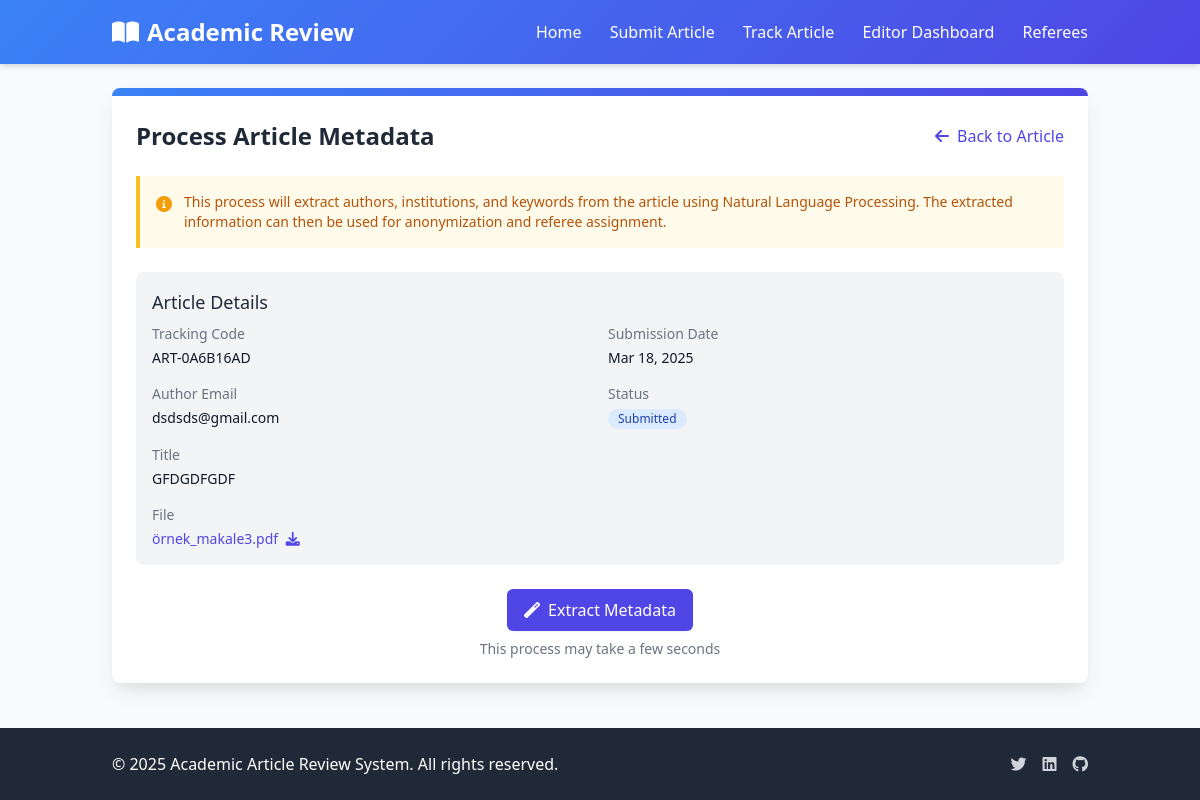
Page /editor/article/12/metadata/ on the committed database.
### articles/models.py (models this page shows, shortened)
class Article(models.Model):
    STATUS_CHOICES = (
        ('submitted', 'Submitted'),
        ('under_review', 'Under Review'),
        ('revision_required', 'Revision Required'),
        ('accepted', 'Accepted'),
        ('rejected', 'Rejected'),
    )
    title = models.CharField(max_length=255, null=True, blank=True)
    tracking_code = models.CharField(max_length=20, unique=True, editable=False)
    email = models.EmailField()
    file = models.FileField(upload_to='articles/')
    anonymized_file = models.FileField(upload_to='anonymized_articles/', null=True, blank=True)
    status = models.CharField(max_length=50, choices=STATUS_CHOICES, default='submitted')
    submission_date = models.DateTimeField(auto_now_add=True)
    last_updated = models.DateTimeField(auto_now=True)
    referee = models.ForeignKey('Referee', on_delete=models.SET_NULL, null=True, blank=True, related_name='assigned_articles')
    extracted_authors = models.TextField(blank=True, null=True, help_text="Automatically extracted author names")
    extracted_institutions = models.TextField(blank=True, null=True, help_text="Automatically extracted institutions")
    extracted_keywords = models.TextField(blank=True, null=True, help_text="Automatically extracted keywords")
    anonymization_map = models.TextField(blank=True, null=True, help_text="JSON mapping of original text to anonymized text")
    is_anonymized = models.BooleanField(default=False, help_text="Whether the article has been anonymized")

### articles/views.py (the view, shortened to what this page needs)
# urls.py: path('editor/article/<int:article_id>/metadata/', views.process_article_metadata, name='process_article_metadata'),
def process_article_metadata(request, article_id):
    article = get_object_or_404(Article, id=article_id)
    return render(request, 'articles/editor/process_metadata.html', {'article': article})

### templates/articles/editor/process_metadata.html (shortened to what this page needs)
{% extends 'articles/base.html' %}
{% block content %}
<div class="max-w-5xl mx-auto">
    <div class="bg-white rounded-lg shadow-card overflow-hidden">
        <div class="gradient-bg h-2"></div>
        <div class="p-6">
            <div class="flex justify-between items-center mb-6">
                <h1 class="text-2xl font-bold text-gray-800">Process Article Metadata</h1>
                <a href="{% url 'editor_review' article.id %}" class="text-indigo-600 hover:text-indigo-900">
                    <i class="fas fa-arrow-left mr-1"></i> Back to Article
                </a>
            </div>
            <div class="bg-yellow-50 border-l-4 border-yellow-400 p-4 mb-6">
                <div class="flex">
                    <div class="flex-shrink-0">
                        <i class="fas fa-info-circle text-yellow-500"></i>
                    </div>
                    <div class="ml-3">
                        <p class="text-sm text-yellow-700">
                            This process will extract authors, institutions, and keywords from the article using Natural Language Processing. The extracted information can then be used for anonymization and referee assignment.
                        </p>
                    </div>
                </div>
            </div>
            <div class="bg-gray-100 p-4 rounded-lg mb-6">
                <h2 class="text-lg font-medium text-gray-800 mb-2">Article Details</h2>
                <dl class="grid grid-cols-1 gap-x-4 gap-y-4 sm:grid-cols-2">
                    <div class="sm:col-span-1">
                        <dt class="text-sm font-medium text-gray-500">Tracking Code</dt>
                        <dd class="mt-1 text-sm text-gray-900">{{ article.tracking_code }}</dd>
                    </div>
                    <div class="sm:col-span-1">
                        <dt class="text-sm font-medium text-gray-500">Submission Date</dt>
                        <dd class="mt-1 text-sm text-gray-900">{{ article.submission_date|date:"M d, Y" }}</dd>
                    </div>
                    <div class="sm:col-span-1">
                        <dt class="text-sm font-medium text-gray-500">Author Email</dt>
                        <dd class="mt-1 text-sm text-gray-900">{{ article.email }}</dd>
                    </div>
                    <div class="sm:col-span-1">
                        <dt class="text-sm font-medium text-gray-500">Status</dt>
                        <dd class="mt-1 text-sm">
                            <span class="inline-flex items-center px-2.5 py-0.5 rounded-full text-xs font-medium
                                {% if article.status == 'submitted' %}bg-blue-100 text-blue-800
                                {% elif article.status == 'under_review' %}bg-yellow-100 text-yellow-800
                                {% elif article.status == 'revision_required' %}bg-orange-100 text-orange-800
                                {% elif article.status == 'accepted' %}bg-green-100 text-green-800
                                {% elif article.status == 'rejected' %}bg-red-100 text-red-800{% endif %}">
                                {{ article.get_status_display }}
                            </span>
                        </dd>
                    </div>
                    {% if article.title %}
                    <div class="sm:col-span-2">
                        <dt class="text-sm font-medium text-gray-500">Title</dt>
                        <dd class="mt-1 text-sm text-gray-900">{{ article.title }}</dd>
                    </div>
                    {% endif %}
                    <div class="sm:col-span-2">
                        <dt class="text-sm font-medium text-gray-500">File</dt>
                        <dd class="mt-1 text-sm text-gray-900">
                            <a href="{% url 'download_article' article.id %}" class="text-indigo-600 hover:text-indigo-900">
                                {{ article.file.name|slice:"9:" }}
                                <i class="fas fa-download ml-1"></i>
                            </a>
                        </dd>
                    </div>
                </dl>
            </div>
            <form method="post" class="mt-6" autocomplete="false">
                <div class="flex justify-center">
                    <button type="submit" class="inline-flex items-center px-4 py-2 border border-transparent text-base font-medium rounded-md shadow-sm text-white bg-indigo-600 hover:bg-indigo-700 focus:outline-none focus:ring-2 focus:ring-offset-2 focus:ring-indigo-500">
                        <i class="fas fa-magic mr-2"></i> Extract Metadata
                    </button>
                </div>
                <p class="text-center text-sm text-gray-500 mt-2">
                    This process may take a few seconds
                </p>
            </form>
        </div>
    </div>
</div>
{% endblock %}

### templates/articles/base.html (style rules this page uses)
.gradient-bg { background: linear-gradient(135deg, #3b82f6 0%, #4f46e5 100%); }
.shadow-card { box-shadow: 0 10px 25px -5px rgba(0, 0, 0, 0.1), 0 10px 10px -5px rgba(0, 0, 0, 0.04); }

### rows in the picture
Article: tracking_code "ART-0A6B16AD", submission_date "Mar 18, 2025", email "dsdsds@gmail.com", status "Submitted", title "GFDGDFGDF", file.name "örnek_makale3.pdf"
